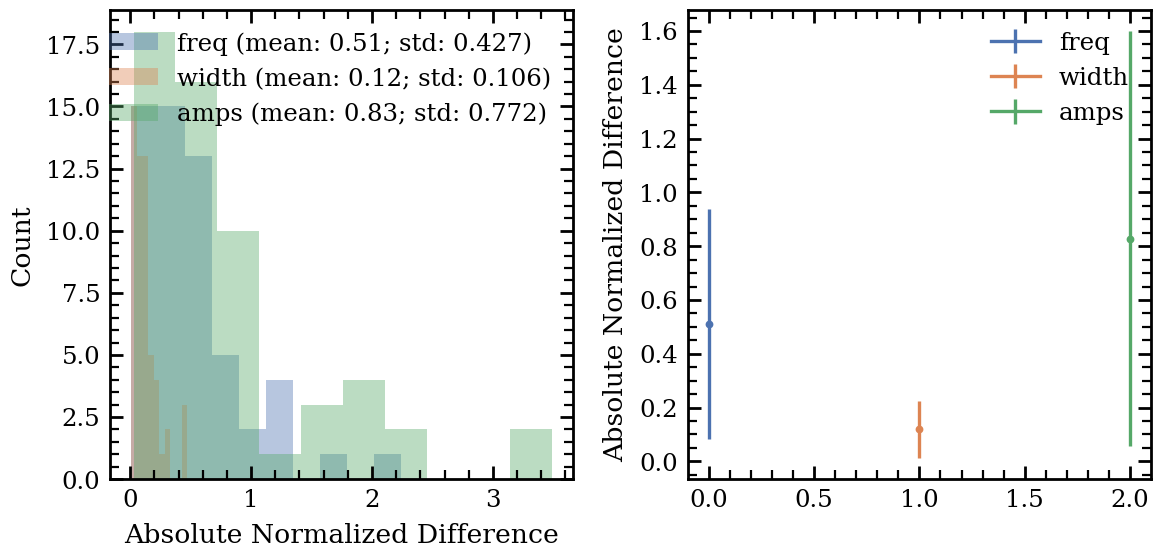

Here is the Python script that generated this plot:
import numpy as np 
import pandas as pd 
from qpoml import collection 
from sklearn.ensemble import RandomForestRegressor, ExtraTreesRegressor

from qpoml.utilities import unprocess1d

import matplotlib.pyplot as plt 

collec = collection()

qpo_path = '/mnt/c/Users/Research/Documents/GitHub/MAXI-J1535/final-push/data/pipeline/regression/GRS_1915+105_QPO-Input.csv'
context_path = '/mnt/c/Users/Research/Documents/GitHub/MAXI-J1535/final-push/data/pipeline/regression/GRS_1915+105_Scalar-Input.csv'

context_preprocess_dict = {'A':'normalize','B':'normalize','C':'normalize','D':'normalize','E':'normalize','F':'normalize','G':'normalize'}
qpo_preprocess_dict = {'frequency':'normalize', 'width':'normalize', 'rms':'normalize'}
units = {'frequency':'Hz'}

collec.load(qpo_csv=qpo_path, context_csv=context_path, context_type='scalar',  
                    context_preprocess=context_preprocess_dict, qpo_preprocess=qpo_preprocess_dict, units=units, approach='regression') 

collec.evaluate(model=RandomForestRegressor(), evaluation_approach='k-fold', folds=10)

qpo_preprocess1d_tuples = collec.qpo_preprocess1d_tuples

predictions, y_test = (np.transpose(collec.predictions[0]), np.transpose(collec.y_test[0]))
keys = ['frequency', 'width', 'rms']

i,j,k = [np.abs(unprocess1d(predictions[i], qpo_preprocess1d_tuples[keys[i]])-unprocess1d(y_test[i], qpo_preprocess1d_tuples[keys[i]])) for i in range(3)]
diffs = [i,j,k]

names = ['freq', 'width', 'amps']

fig, axs = plt.subplots(1,2, figsize=(6,3))

for i in range(len(names)): 
    diff = diffs[i]
    axs[0].hist(diff, label=f'{names[i]} (mean: {round(np.mean(diff), 2)}; std: {round(np.std(diff), 3)})', alpha=0.4)

    axs[1].errorbar([i], [np.mean(diff)], yerr=[np.std(diff)], label=names[i])
    axs[1].scatter([i], [np.mean(diff)], s=4)

axs[0].legend()
axs[0].set(xlabel='Absolute Normalized Difference', ylabel='Count')
axs[1].legend()
axs[1].set(ylabel='Absolute Normalized Difference')

fig.tight_layout()

plt.savefig('/mnt/c/Users/Research/Documents/GitHub/MAXI-J1535/final-push/src/development/testing/topical/frequency_bias_work/test_bias.png', dpi=200)